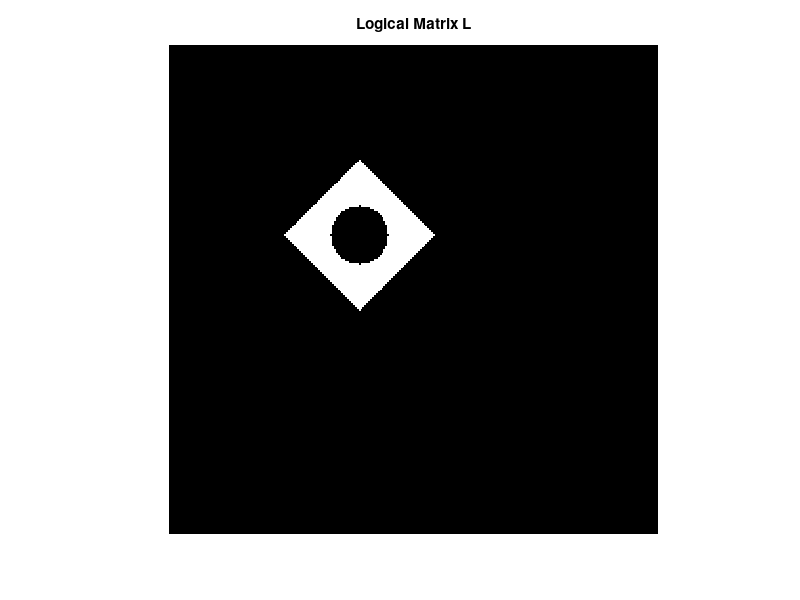

This figure's MATLAB source:
% Taha Akhlaq MATLAB Assignment 3: Ones and Zeros and Some Other Numbers

clc; % clear command window


% Question 1
x = linspace(-pi/2, pi/2, 1e4);
u = abs(tan(x));
v = u(u <= 10 & u > 0);
gmean = exp(mean(log(v)));
disp(['Geometric Mean: ', num2str(gmean)]);


% Question 2
A = repmat((1:256)', 1, 256);
B = repmat(1:256, 256, 1);
L = (abs(A - 100) + abs(B - 100) < 40) & (sqrt((A - 100).^2 + (B - 100).^2) > 15);
figure;
imshow(L);
title('Logical Matrix L');


% Question 3
dice = 1:6;
d1 = dice;
d2 = dice';
d3 = reshape(dice, [1 1 6]);
d = d1 + d2 + d3;
num_valid = sum(d(:) >= 11);
total = numel(d);
probability = num_valid / total;
disp(['Probability of sum >= 11: ', num2str(probability)]);


% Output:
